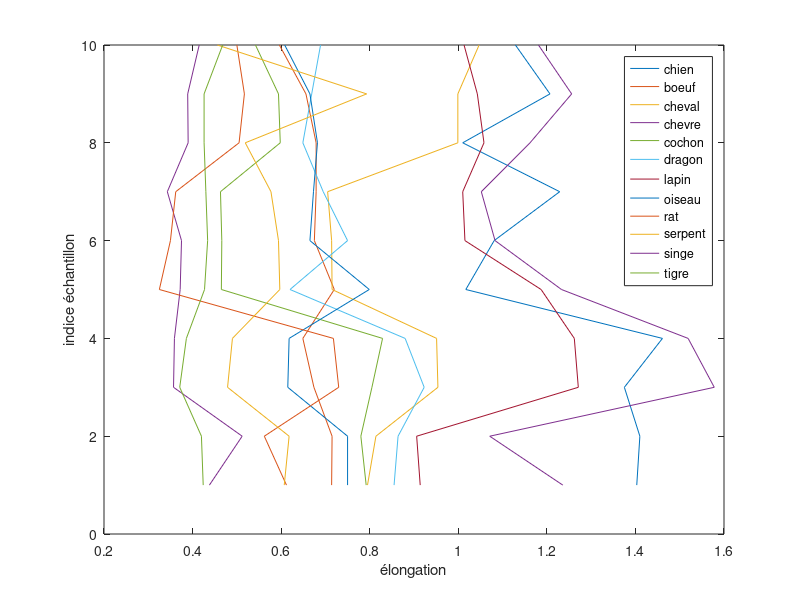

Source code (MATLAB):
close all;clear vars;

%% Data

chien = [1.403, 1.410, 1.375, 1.461, 1.017, 1.081, 1.229, 1.010, 1.207, 1.129];
boeuf = [0.714, 0.715, 0.674, 0.649, 0.720, 0.675, 0.679, 0.679, 0.656, 0.596];
cheval = [0.795, 0.814, 0.954, 0.951, 0.715, 0.714, 0.705, 0.999, 0.999, 1.047];
chevre = [0.438, 0.512, 0.357, 0.359, 0.372, 0.375, 0.343, 0.390, 0.389, 0.415];
cochon = [0.792, 0.780, 0.805, 0.829, 0.465, 0.466, 0.463, 0.598, 0.594, 0.542];
dragon = [0.855, 0.864, 0.923, 0.880, 0.620, 0.750, 0.695, 0.649, 0.669, 0.689];
lapin = [0.914, 0.906, 1.271, 1.262, 1.187, 1.015, 1.010, 1.058, 1.043, 1.013];
oiseau = [0.750, 0.750, 0.615, 0.618, 0.799, 0.665, 0.673, 0.682, 0.665, 0.608];
rat = [0.612, 0.562, 0.730, 0.718, 0.325, 0.350, 0.362, 0.505, 0.517, 0.500];
serpent = [0.607, 0.618, 0.479, 0.490, 0.597, 0.594, 0.577, 0.519, 0.793, 0.456];
singe = [1.236, 1.071, 1.578, 1.519, 1.233, 1.083, 1.052, 1.162, 1.256, 1.181];
tigre = [0.424, 0.420, 0.371, 0.386, 0.427, 0.434, 0.430, 0.426, 0.426, 0.468];

%% Tracé des données de l'élongation

indice = linspace(1,10,10);
figure();
% plot(indice, chien);hold on
% plot(indice, boeuf);hold on
% plot(indice, cheval);hold on
% plot(indice, chevre);hold on
% plot(indice, cochon);hold on
% plot(indice, dragon);hold on
% plot(indice, lapin);hold on
% plot(indice, oiseau);hold on
% plot(indice, rat);hold on
% plot(indice, serpent);hold on
% plot(indice, singe);hold on
% plot(indice, singe);hold on

plot(chien,indice);hold on
plot(boeuf,indice);hold on
plot(cheval,indice);hold on
plot(chevre,indice);hold on
plot(cochon,indice);hold on
plot(dragon,indice);hold on
plot(lapin,indice);hold on
plot(oiseau,indice);hold on
plot(rat,indice);hold on
plot(serpent,indice);hold on
plot(singe,indice);hold on
plot(tigre,indice);hold on

legend("chien", "boeuf", "cheval", "chevre", "cochon", "dragon", "lapin", "oiseau", "rat", "serpent", "singe", "tigre");
ylabel("indice échantillon");
xlabel("élongation");

%% Moyenne et écart type de la caractéristique élongation

Tab_moy = [mean(chien), mean(boeuf), mean(cheval), mean(chevre), mean(cochon), mean(dragon), mean(lapin), mean(oiseau), mean(rat), mean(serpent), mean(singe), mean(tigre)];
Tab_std = [std(chien), std(boeuf), std(cheval), std(chevre), std(cochon), std(dragon), std(lapin), std(oiseau), std(rat), std(serpent), std(singe), std(tigre)];